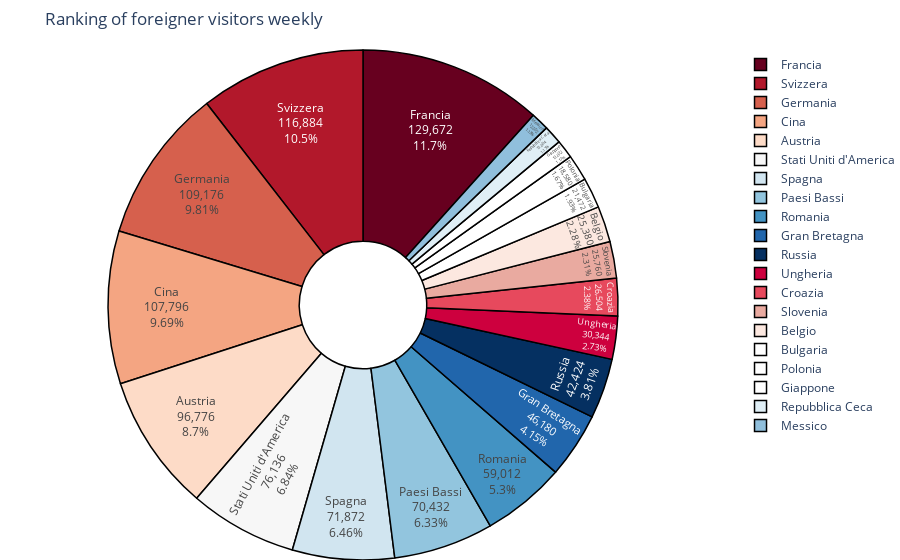

The cell this chart's notebook holds for it:
### Code cell
fig = go.Figure()

config = {'displayModeBar': True}

df = visitors1[0:20]
fig = px.pie(df, values='VISITORS', names='COUNTRY_NAME_IT', title='Ranking of foreigner visitors weekly'
             ,hole=.25,color_discrete_sequence=px.colors.sequential.RdBu)

fig.update_traces(textposition='inside',hoverinfo='percent+value', textinfo='percent+label+value', textfont_size=12,
                  marker=dict( line=dict(color='#000000', width=1.5)))
#fig.update_layout(template='plotly_dark')
fig.update_layout(margin=dict(t=50, b=0, l=0, r=0))
fig.show(config=config)

### Figure 1 — Plotly figure (JSON) as saved in the notebook; plotly's stock layout.template omitted (floating-point values rounded to 4 significant figures)
{"data": [{"domain": {"x": [0, 1], "y": [0, 1]}, "hole": 0.25, "hoverinfo": "percent+value", "hovertemplate": "COUNTRY_NAME_IT=%{label}<br>VISITORS=%{value}<extra></extra>", "labels": ["Francia", "Svizzera", "Germania", "Cina", "Austria", "Stati Uniti d'America", "Spagna", "Paesi Bassi", "Romania", "Gran Bretagna", "Russia", "Ungheria", "Croazia", "Slovenia", "Belgio", "Bulgaria", "Polonia", "Giappone", "Repubblica Ceca", "Messico"], "legendgroup": "", "marker": {"line": {"color": "#000000", "width": 1.5}}, "name": "", "showlegend": true, "textfont": {"size": 12}, "textinfo": "percent+label+value", "textposition": "inside", "type": "pie", "values": [129672, 116884, 109176, 107796, 96776, 76136, 71872, 70432, 59012, 46180, 42424, 30344, 26504, 25760, 25380, 21472, 18580, 13032, 13004, 12552]}], "layout": {"legend": {"tracegroupgap": 0}, "margin": {"b": 0, "l": 0, "r": 0, "t": 50}, "piecolorway": ["rgb(103,0,31)", "rgb(178,24,43)", "rgb(214,96,77)", "rgb(244,165,130)", "rgb(253,219,199)", "rgb(247,247,247)", "rgb(209,229,240)", "rgb(146,197,222)", "rgb(67,147,195)", "rgb(33,102,172)", "rgb(5,48,97)"], "title": {"text": "Ranking of foreigner visitors weekly"}}}
